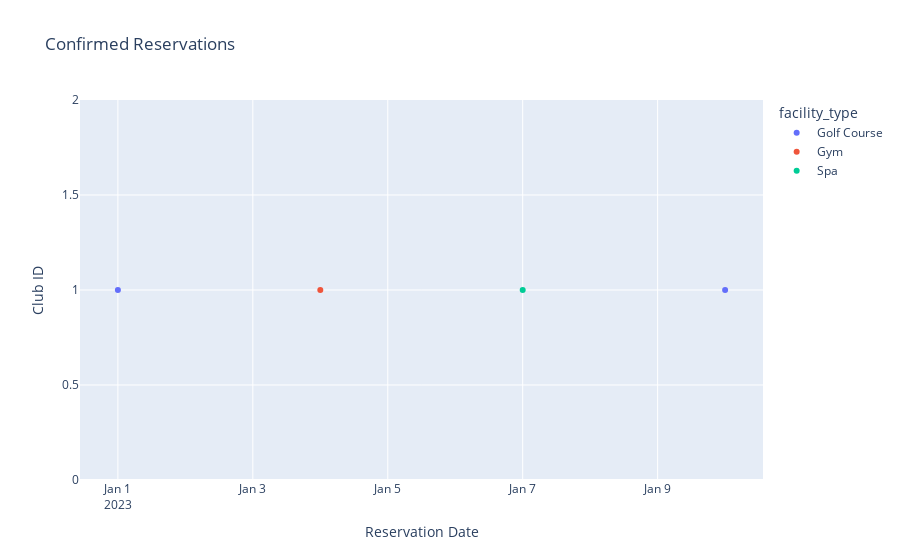

Notebook source saved alongside this figure:
### Code cell
confirmed_reservations = reservations_df[reservations_df['reservation_status'] == 'Confirmed']
fig = px.scatter(confirmed_reservations, x='reservation_date', y='club_id', color='facility_type',
                 title='Confirmed Reservations')
fig.update_layout(xaxis_title='Reservation Date', yaxis_title='Club ID')
fig.show()

### Figure 1 — Plotly figure (JSON) as saved in the notebook; plotly's stock layout.template omitted (floating-point values rounded to 4 significant figures)
{"data": [{"hovertemplate": "facility_type=Golf Course<br>reservation_date=%{x}<br>club_id=%{y}<extra></extra>", "legendgroup": "Golf Course", "marker": {"color": "#636efa", "symbol": "circle"}, "mode": "markers", "name": "Golf Course", "orientation": "v", "showlegend": true, "type": "scatter", "x": ["2023-01-01", "2023-01-10"], "xaxis": "x", "y": [1, 1], "yaxis": "y"}, {"hovertemplate": "facility_type=Gym<br>reservation_date=%{x}<br>club_id=%{y}<extra></extra>", "legendgroup": "Gym", "marker": {"color": "#EF553B", "symbol": "circle"}, "mode": "markers", "name": "Gym", "orientation": "v", "showlegend": true, "type": "scatter", "x": ["2023-01-04"], "xaxis": "x", "y": [1], "yaxis": "y"}, {"hovertemplate": "facility_type=Spa<br>reservation_date=%{x}<br>club_id=%{y}<extra></extra>", "legendgroup": "Spa", "marker": {"color": "#00cc96", "symbol": "circle"}, "mode": "markers", "name": "Spa", "orientation": "v", "showlegend": true, "type": "scatter", "x": ["2023-01-07"], "xaxis": "x", "y": [1], "yaxis": "y"}], "layout": {"legend": {"title": {"text": "facility_type"}, "tracegroupgap": 0}, "title": {"text": "Confirmed Reservations"}, "xaxis": {"anchor": "y", "domain": [0, 1], "title": {"text": "Reservation Date"}}, "yaxis": {"anchor": "x", "domain": [0, 1], "title": {"text": "Club ID"}}}}
